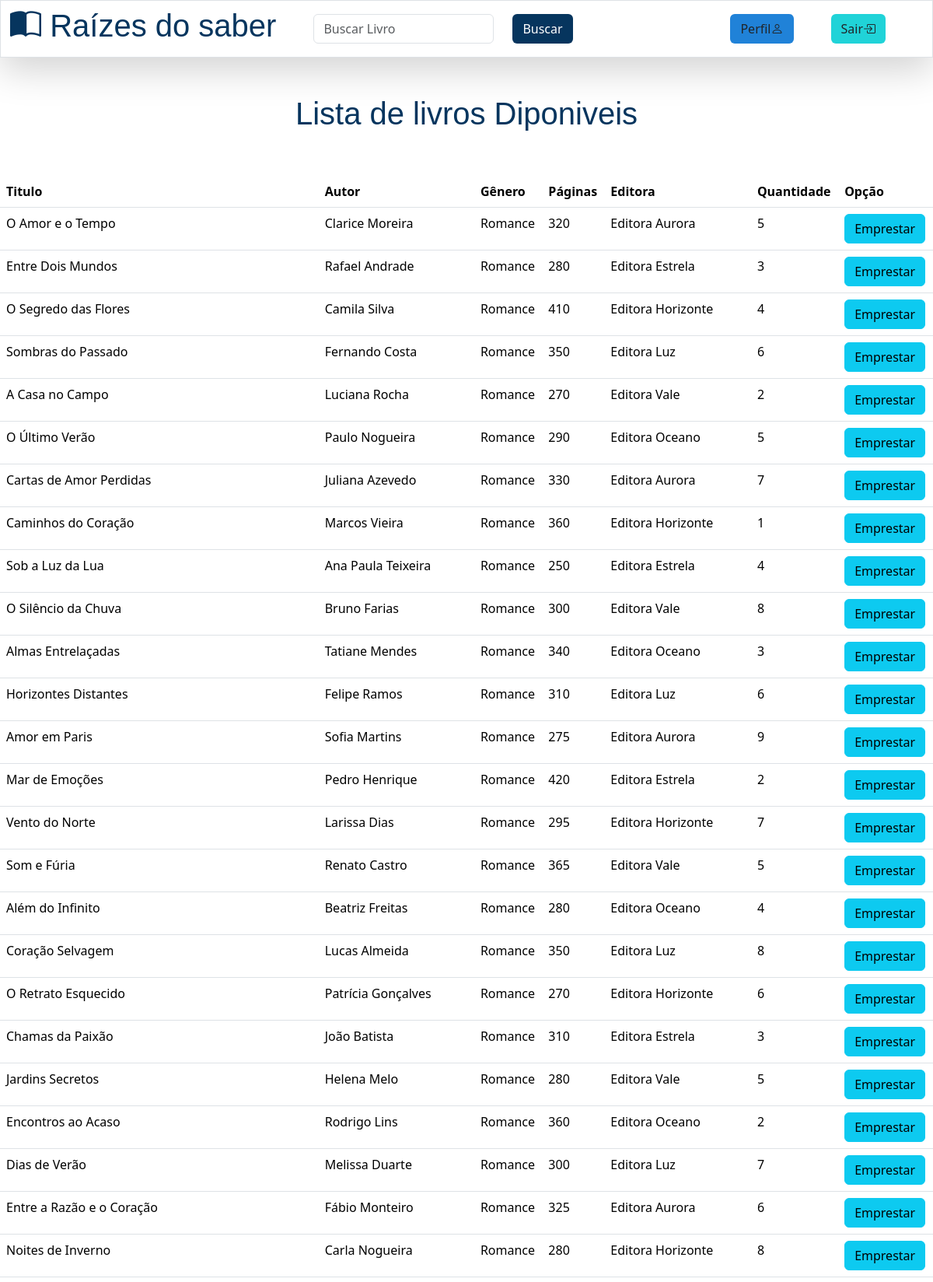
The page /View/TelaInicial.php (upper part) on the database its author committed.
### tables this page shows
CREATE TABLE LIVRO(
    id INT AUTO_INCREMENT PRIMARY KEY,
    titulo VARCHAR(200) NOT NULL,
    autor VARCHAR(150) NOT NULL,
    pagina INT NOT NULL,
    genero VARCHAR(100),
    editora VARCHAR(150),   
    isbn VARCHAR(20) UNIQUE,
    quantidade INT NOT NULL,
    ano_publicacao INT
   
);

### Dao/ConnectionFactory.php (called while the page is built, shortened)
<?php
    class ConnectionFactory{
        public static function getConnection(){
            if(!isset($connection)){
                $host = "localhost";
                $dbName = "livraria";
                $port = 3306;
                $user = "root";
                $pass = "";
                try{
                    $connection = new PDO("mysql:host=$host;dbname=$dbName;port=$port",$user,$pass);
                }catch(PDOException $ex){
                    echo"Erro ao conectar no banco de dados <p>$ex</p>";
                }
            }
            return $connection;
        }
    }
?>

### Dao/LivroDao.php (called while the page is built, shortened)
<?php
  class LivroDao{
    public function listar(){
      try{
        $sql = "SELECT * FROM livro";
        $conn = ConnectionFactory::getConnection()->prepare($sql);
        $conn ->execute();
        $retorno = $conn->fetchAll(PDO::FETCH_ASSOC);
        $listaLivros = [];
        foreach($retorno as $linha){
          $livro = new Livro();
          $livro->setId($linha['id']);
          $livro->setTitulo($linha['titulo']);
          $livro->setAutor($linha['autor']);
          $livro->setGenero($linha['genero']);
          $livro->setPagina($linha['pagina']);
          $livro->setEditora($linha['editora']);
          $livro->setQuantidade($linha['quantidade']);
          $listaLivros[] = $livro;
        }
        return $listaLivros;
      }catch(PDOException $e){
      return "<p> erro ao conectar com o banco de dados $e</p>";
      }
    }
  }
?>

### Model/Livro.php (called while the page is built, shortened)
<?php
class Livro{
    private $titulo;
    private $autor;
    private $pagina;
    private $genero;
    private $editora;
    private $quantidade;
    public function setTitulo($titulo){
        $this->titulo = $titulo;
    }
    public function getTitulo(){
        return $this->titulo;
    }
    public function setAutor($autor){
        $this->autor = $autor;
    }
    public function getAutor(){
        return $this->autor;
    }
    public function setPagina($pagina){
        $this->pagina = $pagina;
    }
    public function getPagina(){
        return $this->pagina;
    }
    public function setGenero($genero){
        $this->genero = $genero;
    }
    public function getGenero(){
        return $this->genero;
    }
    public function setEditora($editora){
        $this->editora = $editora;
    }
    public function getEditora(){
        return $this->editora;
    }
   public function setQuantidade($quantidade){
        $this->quantidade = $quantidade;
   }
   public function getQuantidade(){
        return $this-> quantidade;
   }
}
?>

### Controller/LivroController.php (the view, shortened to what this page needs)
<?php
    require '../Model/Livro.php';
    require '../Dao/ConnectionFactory.php';
    require '../Dao/LivroDao.php';
    function listarLivros(){
        $livroListaDao = new LivroDao();
        $livroLista = $livroListaDao->listar();
        foreach($livroLista as $livroE){
            echo "
                <tr>
                    <td>{$livroE->getTitulo()}</td>
                    <td>{$livroE->getAutor()}</td>
                    <td>{$livroE->getGenero()}</td>
                    <td>{$livroE->getPagina()}</td>
                    <td>{$livroE->getEditora()}</td>
                    <td>{$livroE->getQuantidade()}</td>
                    <td>
                        <form action='../Controller/LivroController.php' method='get'>
                            <input type='hidden' value='{$livroE->getId()}' name='idLivro' />
                            <button type='submit' class='btn btn-info' name='emprestar' >Emprestar</button>
                        </form>
                    </td>
                </tr>
            ";
        }
    }
?>

### View/TelaInicial.php (shortened to what this page needs)
<?php
 require '../Controller/LivroController.php';
?>
<!DOCTYPE html>
<html lang="pt-br">
<head>
    <link href="https://cdn.jsdelivr.net/npm/bootstrap@5.3.7/dist/css/bootstrap.min.css" rel="stylesheet">
    <link rel="stylesheet" href="https://cdn.jsdelivr.net/npm/bootstrap-icons@1.11.3/font/bootstrap-icons.css">
</head>
<body>
    <nav class="navbar navbar-expand-lg border shadow-lg" style="background-color:#fff;">
    <div class="container-fluid d-flex flex-wrap">
             <h1 style="font-family:Arial, Helvetica, sans-serif; color:#06355e;" class="me-5"><i class="bi bi-book-half"></i> Raízes do saber</h1>
        <div class="col">
            <form action="../Controller/LivroController.php" method="get">
            <div class="row">
                <div class="col">
                    <input type="text" class="form-control " name="buscar" id="busca" placeholder="Buscar Livro">
                </div>
                <div class="col" >
                    <input type="submit" class="btn "style="background-color: #06355e; color: #fff;" name="procurar" value="Buscar">
                </div>
            </div>
        </form>
        </div>
        <div >
            <a href="./Perfil.php" class="btn ms-5" style="background-color:#2082d8;">Perfil<i class="bi bi-person"></i></a>
        </div>
        <div class="me-5">
            <a href="./Index.php?id=$_SESSION['cod']" class="btn ms-5"  value = "sair" name="sair" style="background-color:#20d3d8">Sair<i class="bi bi-box-arrow-in-right"></i>
</a>
        </div>
    </div>
</nav>
       <div class="row align-items-center justify-content-center d-flex">
         <div class="container" id=corpo>
           <header class="p-5">
                <h1 class="text-center" style="font-family:Arial, Helvetica, sans-serif; color:#06355e;">Lista de livros Diponiveis</h1>
           </header>
           <div>
           <table class="table table-hover">
            <thead>
                <tr>
                   <th scope="col">Titulo</th>
                   <th scope="col">Autor</th>
                   <th scope="col">Gênero</th>
                   <th scope="col">Páginas</th>
                   <th scope="col">Editora</th>
                   <th scope="col">Quantidade</th>
                   <th scope="col">Opção</th>
                </tr>
            </thead>
            <tbody>
                <?php
                    listarLivros();
                ?>
            </tbody>
           </table>
           </div>
       </div>
    </div>
</body>
</html>

### rows shown on the page
livro: titulo "O Amor e o Tempo", autor "Clarice Moreira", genero "Romance", pagina "320", editora "Editora Aurora", quantidade "5"
livro: titulo "Entre Dois Mundos", autor "Rafael Andrade", genero "Romance", pagina "280", editora "Editora Estrela", quantidade "3"
livro: titulo "O Segredo das Flores", autor "Camila Silva", genero "Romance", pagina "410", editora "Editora Horizonte", quantidade "4"
livro: titulo "Sombras do Passado", autor "Fernando Costa", genero "Romance", pagina "350", editora "Editora Luz", quantidade "6"
livro: titulo "A Casa no Campo", autor "Luciana Rocha", genero "Romance", pagina "270", editora "Editora Vale", quantidade "2"
livro: titulo "O Último Verão", autor "Paulo Nogueira", genero "Romance", pagina "290", editora "Editora Oceano", quantidade "5"
livro: titulo "Cartas de Amor Perdidas", autor "Juliana Azevedo", genero "Romance", pagina "330", editora "Editora Aurora", quantidade "7"
livro: titulo "Caminhos do Coração", autor "Marcos Vieira", genero "Romance", pagina "360", editora "Editora Horizonte", quantidade "1"
livro: titulo "Sob a Luz da Lua", autor "Ana Paula Teixeira", genero "Romance", pagina "250", editora "Editora Estrela", quantidade "4"
livro: titulo "O Silêncio da Chuva", autor "Bruno Farias", genero "Romance", pagina "300", editora "Editora Vale", quantidade "8"
livro: titulo "Almas Entrelaçadas", autor "Tatiane Mendes", genero "Romance", pagina "340", editora "Editora Oceano", quantidade "3"
livro: titulo "Horizontes Distantes", autor "Felipe Ramos", genero "Romance", pagina "310", editora "Editora Luz", quantidade "6"
livro: titulo "Amor em Paris", autor "Sofia Martins", genero "Romance", pagina "275", editora "Editora Aurora", quantidade "9"
livro: titulo "Mar de Emoções", autor "Pedro Henrique", genero "Romance", pagina "420", editora "Editora Estrela", quantidade "2"
livro: titulo "Vento do Norte", autor "Larissa Dias", genero "Romance", pagina "295", editora "Editora Horizonte", quantidade "7"
livro: titulo "Som e Fúria", autor "Renato Castro", genero "Romance", pagina "365", editora "Editora Vale", quantidade "5"
livro: titulo "Além do Infinito", autor "Beatriz Freitas", genero "Romance", pagina "280", editora "Editora Oceano", quantidade "4"
livro: titulo "Coração Selvagem", autor "Lucas Almeida", genero "Romance", pagina "350", editora "Editora Luz", quantidade "8"
livro: titulo "O Retrato Esquecido", autor "Patrícia Gonçalves", genero "Romance", pagina "270", editora "Editora Horizonte", quantidade "6"
livro: titulo "Chamas da Paixão", autor "João Batista", genero "Romance", pagina "310", editora "Editora Estrela", quantidade "3"
livro: titulo "Jardins Secretos", autor "Helena Melo", genero "Romance", pagina "280", editora "Editora Vale", quantidade "5"
livro: titulo "Encontros ao Acaso", autor "Rodrigo Lins", genero "Romance", pagina "360", editora "Editora Oceano", quantidade "2"
livro: titulo "Dias de Verão", autor "Melissa Duarte", genero "Romance", pagina "300", editora "Editora Luz", quantidade "7"
livro: titulo "Entre a Razão e o Coração", autor "Fábio Monteiro", genero "Romance", pagina "325", editora "Editora Aurora", quantidade "6"
livro: titulo "Noites de Inverno", autor "Carla Nogueira", genero "Romance", pagina "280", editora "Editora Horizonte", quantidade "8"
